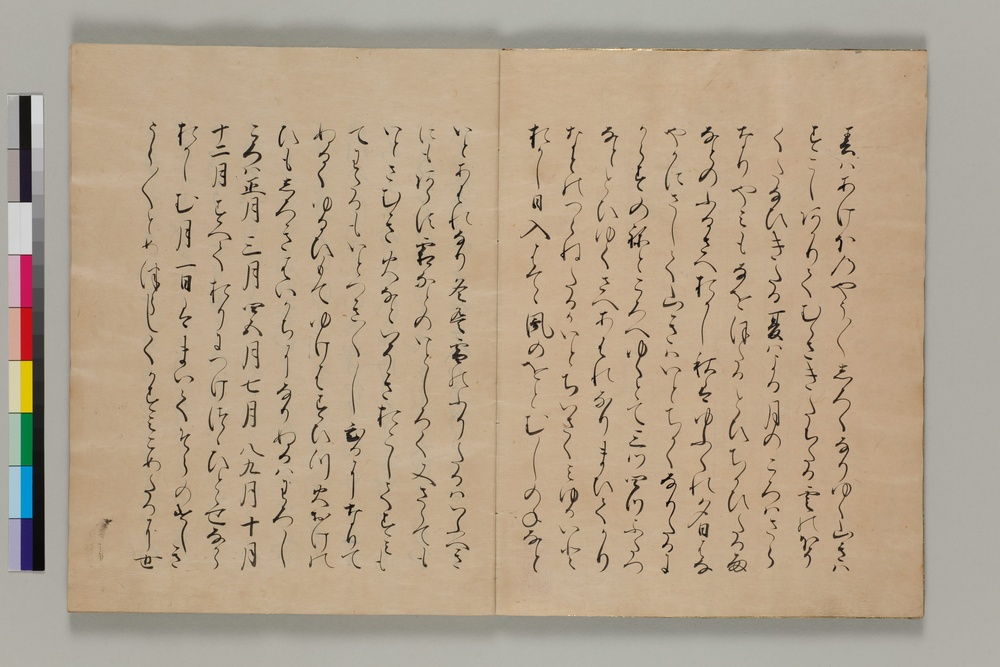
#> input picture 200017197_00008.jpg, 1000 x 667 px, shrunk from 5760 x 3840 before the run, found by its file name
$ python interactive_tuner.py
#> lines starting #> are read from the running program, lines starting #| are printed output that depends on the picture; after the words box and inside, x2 and y2 are one past the last pixel; in counts of white or black regions, pixels touching at a corner belong together
import cv2
import numpy as np

def nothing(x):
    pass

# --- 編集 ---
IMAGE_PATH = "/home/ihpc/SSD/imoto/imotoddpg/makura/image/200017197_00008.jpg" # 調整したい画像のパス
# -----------

# 画像読み込み
image = cv2.imread(IMAGE_PATH)
#> image is the input picture: shape (667, 1000, 3); mean B, G, R 140.5, 163.3, 181
hsv_image = cv2.cvtColor(image, cv2.COLOR_BGR2HSV)
#> hsv_image: shape (667, 1000, 3); mean H, S, V 19.9, 58.4, 181.5

# ウィンドウ作成
cv2.namedWindow('Mask Preview')
cv2.createTrackbar('H_min', 'Mask Preview', 10, 179, nothing)
cv2.createTrackbar('H_max', 'Mask Preview', 25, 179, nothing)
cv2.createTrackbar('S_min', 'Mask Preview', 40, 255, nothing)
cv2.createTrackbar('S_max', 'Mask Preview', 255, 255, nothing)
cv2.createTrackbar('V_min', 'Mask Preview', 40, 255, nothing)
cv2.createTrackbar('V_max', 'Mask Preview', 255, 255, nothing)

print("スライダーを調整して最適なHSV範囲を見つけてください。")
print("Escキーを押すと終了します。")

while True:
    h_min = cv2.getTrackbarPos('H_min', 'Mask Preview')
    h_max = cv2.getTrackbarPos('H_max', 'Mask Preview')
    s_min = cv2.getTrackbarPos('S_min', 'Mask Preview')
    s_max = cv2.getTrackbarPos('S_max', 'Mask Preview')
    v_min = cv2.getTrackbarPos('V_min', 'Mask Preview')
    v_max = cv2.getTrackbarPos('V_max', 'Mask Preview')

    lower = np.array([h_min, s_min, v_min])
    upper = np.array([h_max, s_max, v_max])

    mask = cv2.inRange(hsv_image, lower, upper)
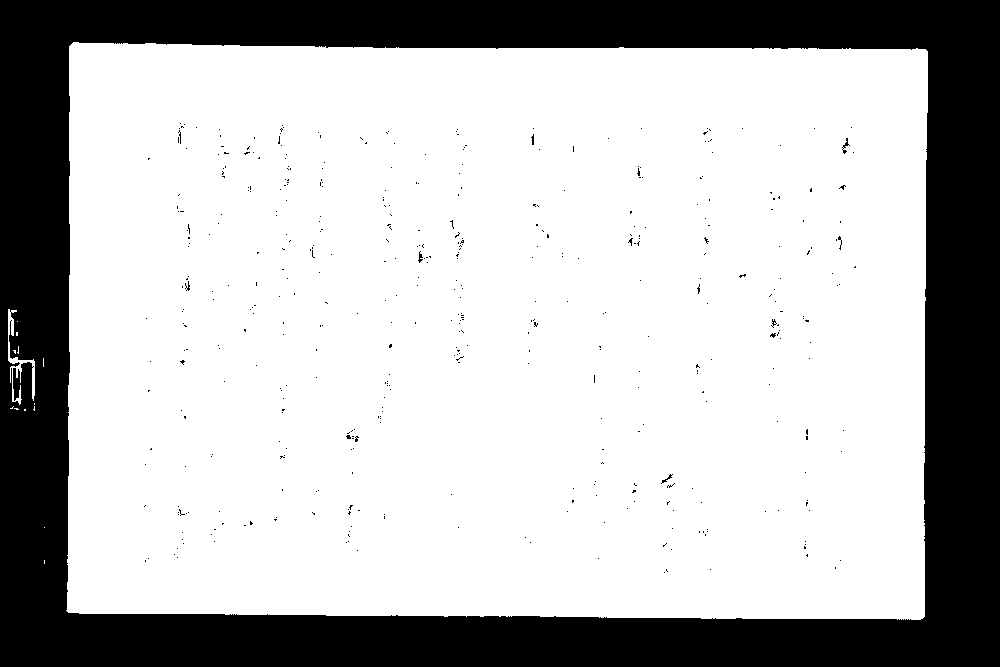
#> mask: shape (667, 1000); 73.1% white; 451 black regions (443 under 20 px), largest, box (x1, y1, x2, y2) and area: (0, 0, 1000, 667) 178394, (842, 138, 850, 154) 40, (661, 474, 673, 484) 29

    # プレビュー用に元の画像とマスクを重ねる
    preview = cv2.bitwise_and(image, image, mask=mask)
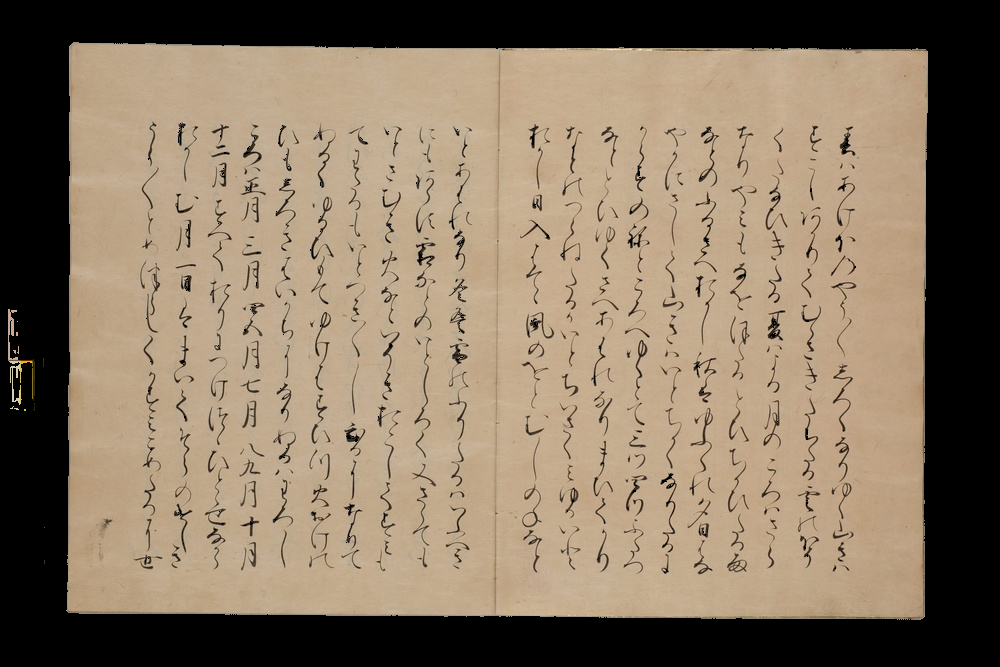
#> preview: shape (667, 1000, 3); mean B, G, R 99.1, 120, 137

    cv2.imshow('Mask Preview', preview)
    cv2.imshow('Original Image', image)

    k = cv2.waitKey(1) & 0xFF
#> (key Esc is pressed here)
    if k == 27:  # Escキーで終了
        break

cv2.destroyAllWindows()
print(f"\n最終的なHSV範囲:\nlower = np.array([{h_min}, {s_min}, {v_min}])\nupper = np.array([{h_max}, {s_max}, {v_max}])")
